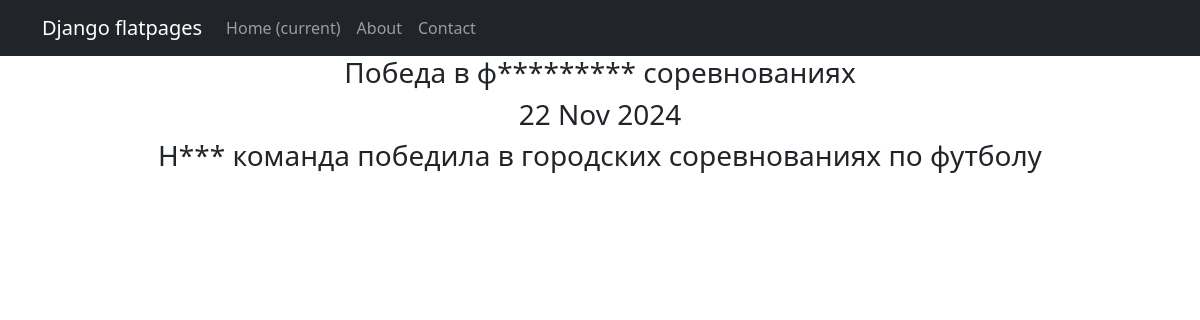
Screenshot of /post/news/1 with the database file from the repository.
### news/models.py (models this page shows, shortened)
class Post(models.Model):
    author = models.ForeignKey(Author, on_delete=models.CASCADE)
    NEWS = 'NW'
    ARTICLE = 'AR'
    CATEGORY_CHOICES = (
        (NEWS, 'Новость'),
        (ARTICLE, 'Статья'),
    )
    categoryType = models.CharField(max_length=2, choices=CATEGORY_CHOICES, default=ARTICLE)
    dateCreation = models.DateTimeField(auto_now_add=True)
    postCategory = models.ManyToManyField(Category, through='PostCategory')
    title = models.CharField(max_length=128)
    text = models.TextField()
    rating = models.IntegerField(default=0)

### news/views.py (the view)
# urls.py: path('news/<int:pk>', PostDetail.as_view(), name='post_detail'),
class PostDetail(DetailView):
    model = Post
    template_name = 'post.html'
    context_object_name = 'post'

### news/templatetags/censorship_filters.py (called while the page is built)
@register.filter()
def censor(value):
    def replace_word(match):
        if not isinstance(value, str):
            raise TypeError("Фильтр 'censor' должен применяться только к строковым значениям!")
        word = match.group(0)  # Получаем найденное слово
        return word[0] + '*' * (len(word) - 1)  # Сохраняем первую букву и заменяем остальные на звездочки
    for word in censor_list:
        pattern = r'\b' + re.escape(word) + r'\b'
        value = re.sub(pattern, replace_word, value, flags=re.IGNORECASE)
    return value

### templates/post.html (shortened to what this page needs)
{% extends 'flatpages/default.html' %}
{% load censorship_filters %}
{% block content %}
<h3>{{ post.title|censor }}</h3>
<h3>{{ post.dateCreation|date:'d M Y' }}</h3>
<h3>{{ post.text|censor }}</h3>
{% endblock content %}

### rows the page displays
Post: title|censor "Победа в ф********* соревнованиях", dateCreation "22 Nov 2024", text|censor "Н*** команда победила в городских соревнованиях по футболу"
